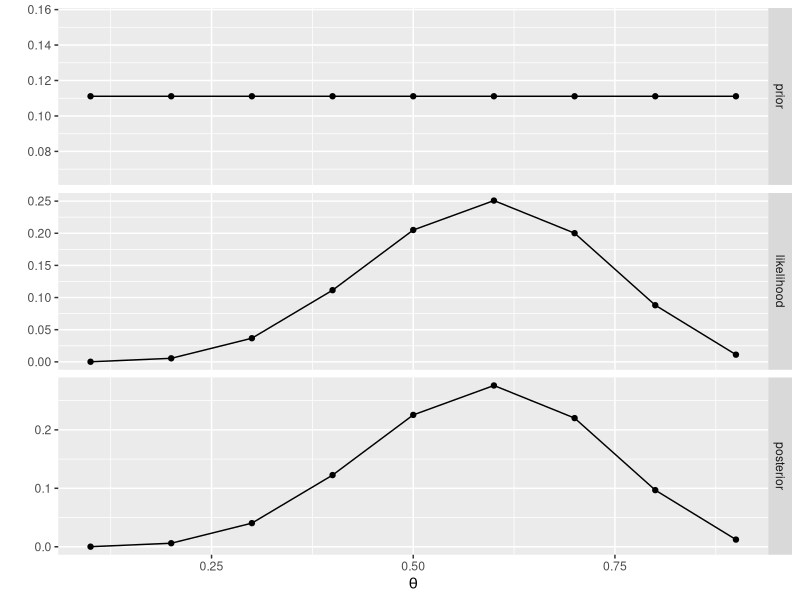
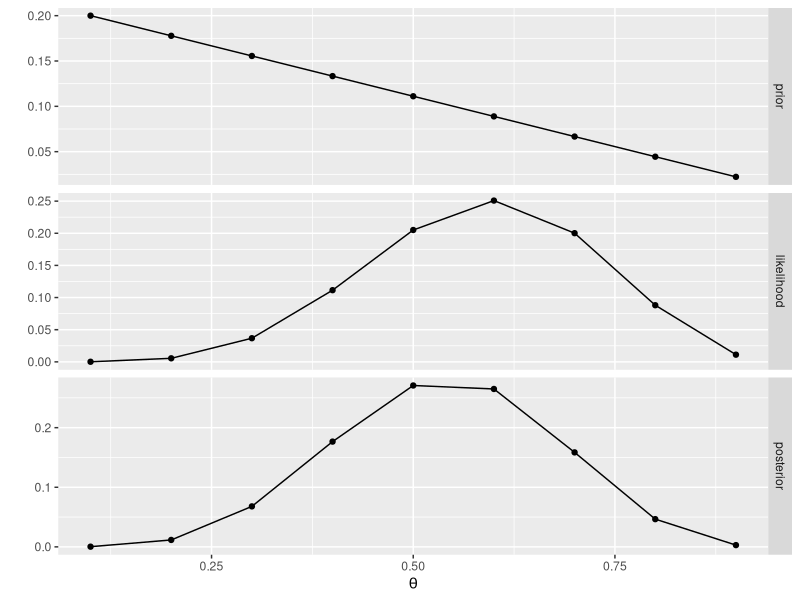
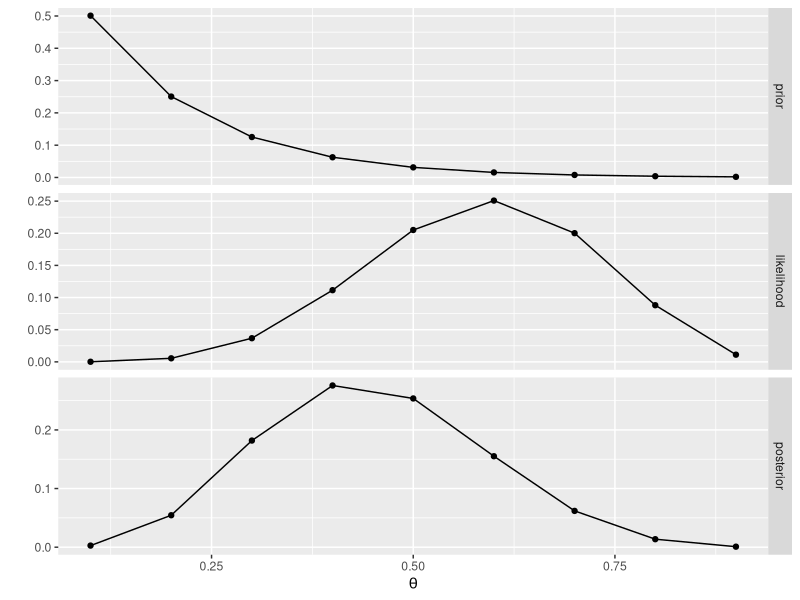
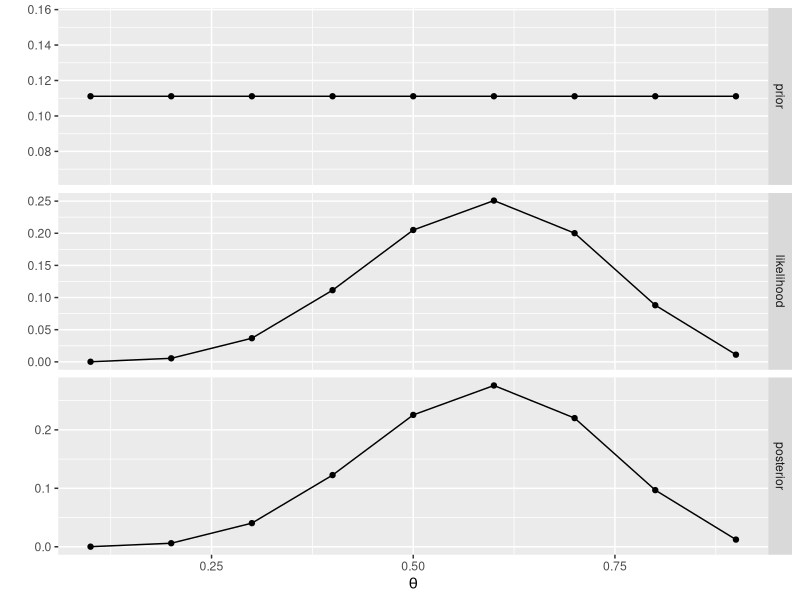
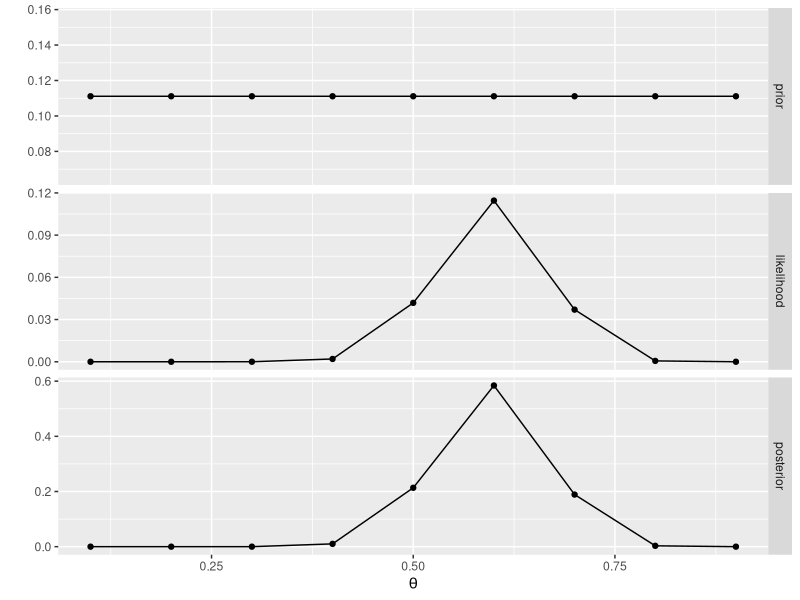
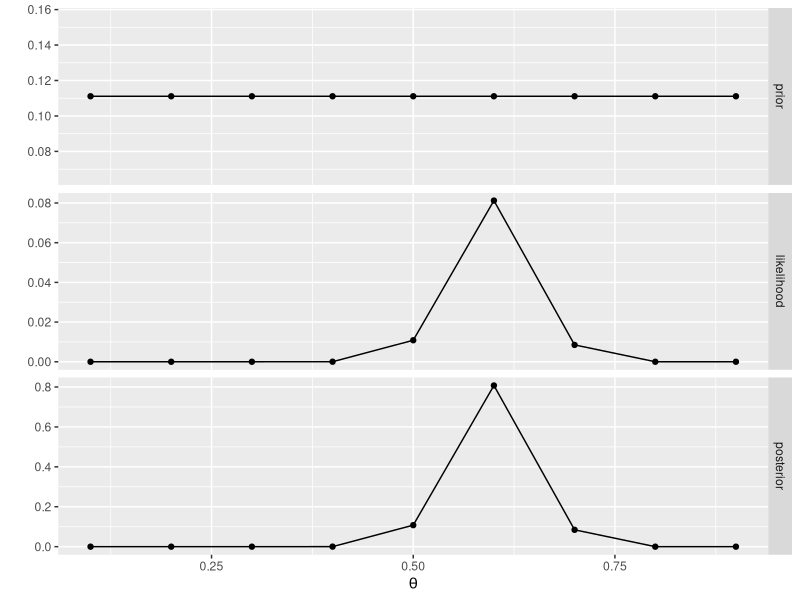
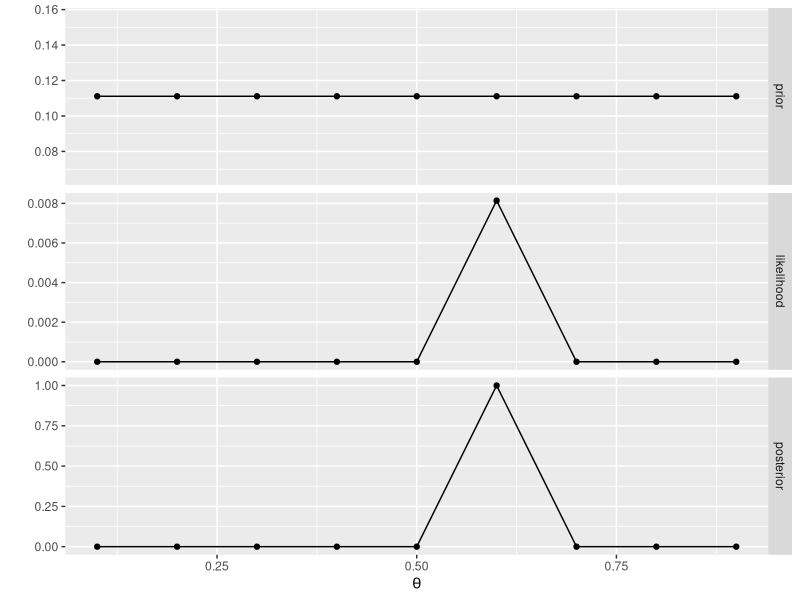
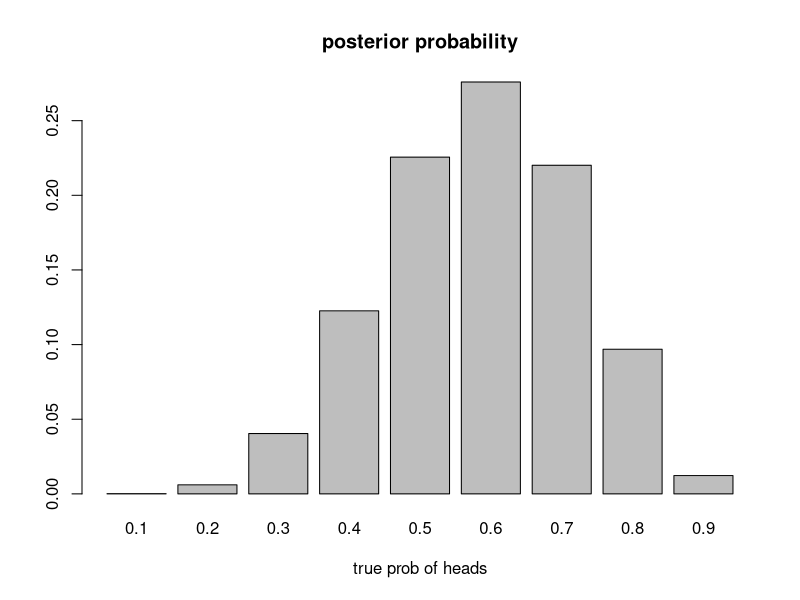

Here is the R script that generated these plots, in order:
## ---- chunk 1
fig.dim <- 4
knitr::opts_chunk$set(fig.width=2*fig.dim,
                      fig.height=fig.dim,
                      fig.cap="",
                      fig.align='center')
set.seed(23)
library(tidyverse)
library(patchwork)
library(matrixStats)
## ---- chunk 2
df <- data.frame(
    theta = (1:9)/10,
    prior = rep(1/9, 9)
) |> mutate(
    likelihood = dbinom(6, size=10, prob=theta),
    posterior = prior*likelihood/sum(prior*likelihood)
)

plot_post <- function (df) {
    df |> pivot_longer(cols=c(prior, likelihood, posterior)) |>
        mutate(name=factor(name, levels=c("prior", "likelihood", "posterior"))) |>
        ggplot(aes(x=theta, y=value)) + geom_point() + geom_line() +
        labs(x=expression(theta), y='') + facet_grid(name ~ ., scales='free_y')
}
plot_post(df)
## ---- chunk 3
df <- df |> mutate(
    prior = (9:1)/45,
    posterior = prior*likelihood/sum(prior*likelihood)
)

plot_post(df)
## ---- chunk 4
df <- df |> mutate(
    prior = 2^(8:0)/511,
    posterior = prior*likelihood/sum(prior*likelihood)
)

plot_post(df)
## ---- chunk 5
df <- df |> mutate(
    prior = rep(1/9, 9),
    likelihood = dbinom(6, size=10, prob=theta),
    posterior = prior*likelihood/sum(prior*likelihood)
)

plot_post(df)
## ---- chunk 6
df <- df |> mutate(
    likelihood = dbinom(30, size=50, prob=theta),
    posterior = prior*likelihood/sum(prior*likelihood)
)

plot_post(df)
## ---- chunk 7
df <- df |> mutate(
    likelihood = dbinom(60, size=100, prob=theta),
    posterior = prior*likelihood/sum(prior*likelihood)
)

plot_post(df)
## ---- chunk 8
df <- df |> mutate(
    likelihood = dbinom(6000, size=10000, prob=theta),
    posterior = prior*likelihood/sum(prior*likelihood)
)

plot_post(df)
## ---- chunk 9
theta <- (1:9)/10
prior <- rep(1/9, 9)
likelihood <- dbinom(6, size=10, prob=theta)
posterior <- prior*likelihood/sum(prior*likelihood)
names(posterior) <- theta
barplot(posterior, xlab='true prob of heads', main='posterior probability')
## ---- chunk 10
shadecurve <- function (pf, xlim, plot=TRUE, xlab='', ylab='', main='', yaxt='n',
                        border="black", col=adjustcolor(border, 0.25), ...) {
    x <- seq(xlim[1], xlim[2], length.out=401)
    mids <- x[-1] - diff(x)/2
    df <- diff(pf(x, ...))
    if (plot) { plot(0, type='n', xlim=range(x), ylim=range(df),
                     main=main, xlab=xlab, ylab=ylab, yaxt=yaxt) }
    polygon(c(mids, x[length(x)], x[1]), c(df, 0, 0), col=col, border=border) 
    return(invisible(list(x=x, y=df)))
}

a <- 20
b <- 40
par(mar=c(3,1,3,0)+.1)
xy <- shadecurve(pbeta, c(0, 1), shape1=a, shape2=b, border="blue", xlab='', ylab='')
title(main="Beta(α, β)")
abline(v=a/(a+b), lty=3, lwd=2)
text(x=a/(a+b)+0.05, y=max(xy$y)*0.8,
     labels=expression(mu == frac(alpha,alpha+beta)), pos=4)
qy <- xy$y[findInterval(qbeta(0.05, a, b), xy$x)]
lines(x=xy$x[diff(xy$y > qy) != 0],
      y=rep(xy$y[diff(xy$y > qy) > 0], 2), lwd=2)
text(x=xy$x[diff(xy$y > qy) < 0],
     y=xy$y[diff(xy$y > qy) > 0],
     labels=expression(sqrt(frac(mu * (1-mu), alpha + beta + 1))), pos=4)
